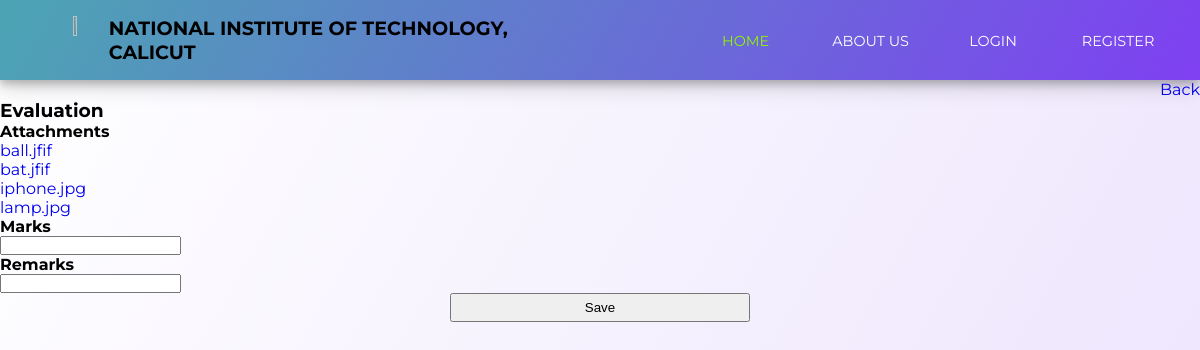
Page /marking.php?id=32 on the committed database.
### tables this page shows
CREATE TABLE `evaluations` (
  `id` int(11) NOT NULL,
  `name` varchar(200) NOT NULL,
  `thesis_id` int(11) NOT NULL,
  `attachments` varchar(2000) NOT NULL,
  `date` date NOT NULL,
  `marks` varchar(256) NOT NULL,
  `outofmarks` int(11) NOT NULL,
  `status` int(11) NOT NULL,
  `remarks` varchar(7000) NOT NULL
);

### marking.php (the view, shortened to what this page needs)
<?php
include_once "navbar1.php";
?>
<body>
<div align="right"><a href="super_profile.php">Back</a></div>
    <section id="main-content">
      <section class="wrapper">
        <div class="row">
          <div class="col-lg-9">
            <h3 class="page-header"><i class="fa fa-file-text-o"></i> <strong>Evaluation</strong></h3>
          </div>
        </div>
        <div class="row">
          <div class="col-lg-11">
            <section class="panel">
              <div class="panel-body">
                <form class="form-horizontal " action="includes/marking.inc.php "method="post" enctype="multipart/form-data">
                <div class="form-group">
                    <label class="col-sm-2 control-label"><strong>Attachments</strong></label>
                    <div class="col-sm-4">
                        <?php
                        $id=$_GET['id'];
                    $sql="SELECT * FROM `evaluations` WHERE id=".$id;
                    $res=mysqli_query($conn,$sql);
                    $row=mysqli_fetch_array($res);
                    $arr=explode('$$',$row['attachments']);
                    for($i=1;$i<sizeof($arr);$i++){
        echo '<a href="download.php?path=Docs/'.$arr[$i].'">'.$arr[$i].'</a><br>';
    }
    ?>
                    </div>
                  </div>
                  <div class="form-group">
                    <label class="col-sm-2 control-label"><strong>Marks</strong></label>
                    <div class="col-sm-4">
                      <input type="text" name="marks" class="form-control" required>
                    </div>
                  </div>
                  <div class="form-group">
                    <label class="col-sm-2 control-label"><strong>Remarks</strong></label>
                    <div class="col-sm-4">
                      <input type="text" name="remark" class="form-control" required>
                    </div>
                  </div>
             <div class="col-xs-12 col-md-12 col-sm-12" align="center" >
             <button class="top col-md-12 offset-md-3 btn btn-primary" name="submit" type="submit" style="width:25%;padding: 5px 13px" >Save</button>
</div>
             </div>
              </div>
            </section>
  </section>
</body>
</html>

### style.css (style rules this page uses)
body { background: linear-gradient(120deg,white, #EBE2FD); font-family: montserrat ; height: 100%; }

### navbar1.php (style rules this page uses)
* { --gray: grey; --black: #000; --white: #fff; --green: #91f600; --body-background: #fff; --hover-color: #91f600; --header-background: #000; --anchor-color: #fff; --heading-color: #b2b2b2; --paragraph-color: #b2b2b2; --anchor-active-color: #91f600; }
* { box-sizing: border-box; margin: 0; padding: 0; }
a { text-decoration: none; }

### rows in the picture
evaluations: attachments "ball.jfif", attachments "bat.jfif", attachments "iphone.jpg", attachments "lamp.jpg"
